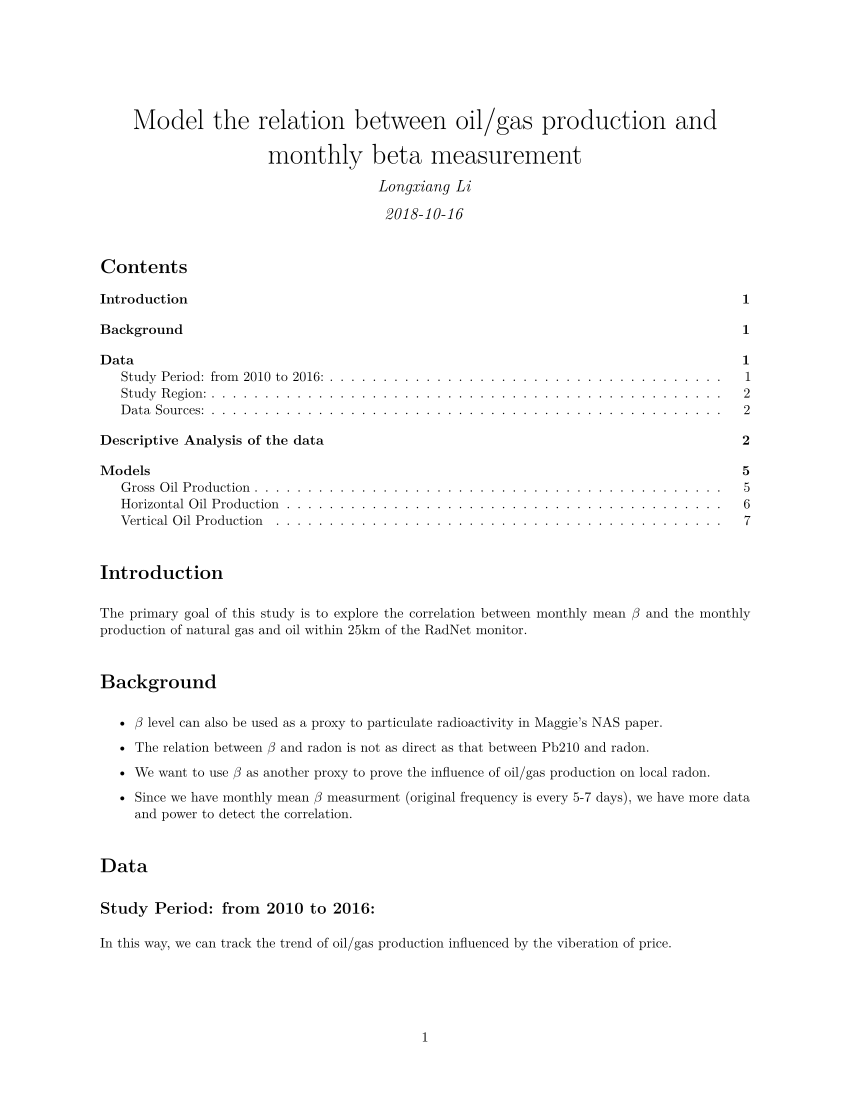

Generate this figure with R:
#' ---
#' title: "Model the relation between oil/gas production and monthly beta measurement"
#' author: "Longxiang Li"
#' date: "`r format(Sys.Date())`"
#' output: 
#'      pdf_document:
#'       toc: true
#'       fig_caption: yes
#' ---
#' #Introduction
#' The primary goal of this study is to explore the correlation between monthly mean $\beta$
#' and the monthly production of natural gas and oil within 25km of the RadNet monitor.
#+ Load libraries and data, echo=F, message=F
library(dplyr)
library(lme4)
library(nlme)
library(ggplot2)
load(here::here("data","beta_gas_oil_25.RData"))
#' # Background
#' 
#' * $\beta$ level can also be used as a proxy to particulate radioactivity in Maggie's NAS paper.
#' 
#' * The relation between $\beta$ and radon is not as direct as that between Pb210 and radon.
#' 
#' * We want to use $\beta$ as another proxy to prove the influence of oil/gas production on local radon.
#' 
#' * Since we have monthly mean $\beta$ measurment (original frequency is every 5-7 days), we have more data
#' and power to detect the correlation.
#' 
#'# Data 
#'
#' ##Study Period: from 2010 to 2016:
#' 
#'  In this way, we can track the trend of oil/gas
#'production influenced by the viberation of price.
#'
#' ##Study Region: 
#' 
#' Lower 48 states of the U.S
#' 
#' ## Data Sources: 
#' 
#' ### Oil/Gas production data:
#' 
#' We colleced drilling information from drillinginfo.com. From the database, we extracted the monthly gas/oil production during the study 
#' period, both horizontal and vertical drillings are included. 
#' Then we have monthly gas/oil production, number of active gas/oil wells, categorical and uncategorical within a radius of 25km from the assumed location of RadNet monitors.
#' 
#' ### $\beta$ radiation data:
#' 
#' We got $\beta$ radiation from 139 RadNet monitors every 5-7 days. To match the 
#' frequency of oil/gas production data, we calculated the monthly mean.
#' 
#' 
#' ### USGS radiation potential map:
#' 
#' We also included USGS aeroradiometric data (including Potassium, Thorium and Uranium). 
#' These information can be applied as a proxy to the cosmic radiation source.
#' 
#' ### EPA radon zone map:
#' 
#' We downloaded the EPA radon map data and join it to the assumed location of RadNet monitor. All counties of the U,S are catergorized
#' into three classes ranging from 1 with the highest radon level and 3 with the lowest. The background radon level is calculated based on soil type, weather and 
#' other information. 
#' 
#+ Data preparation, echo=F, message=F, warning=F
rad_qs_zones<-rad_qs[rad_qs$YEAR>2010,]
rad_qs_zones<-rad_qs_zones[!is.na(rad_qs_zones$mass),]
rad_qs_zones$radon<-as.numeric(as.character(rad_qs_zones$radon))

summary_result<-rad_qs_zones%>%
  group_by(city_state)%>%
  summarise(min_gas_num=min(Gas_Num,na.rm = T),
            max_gas_num=max(Gas_Num,na.rm = T),
            min_gas_prod=min(Gas_Prod,na.rm=T),
            max_gas_prod=max(Gas_Prod,na.rm=T),
            min_gas_h_prod=min(H_Gas_Prod,na.rm=T),
            max_gas_h_prod=max(H_Gas_Prod,na.rm=T),
            min_gas_v_prod=min(V_Gas_Prod,na.rm=T),
            max_gas_v_prod=max(V_Gas_Prod,na.rm=T),
            min_gas_h_num=min(H_Gas_Num,na.rm = T),
            max_gas_h_num=max(H_Gas_Num,na.rm = T),
            min_gas_v_num=min(V_Gas_Num,na.rm = T),
            max_gas_v_num=max(V_Gas_Num,na.rm = T),
            min_oil_num=min(Oil_Num,na.rm = T),
            max_oil_num=max(Oil_Num,na.rm = T),
            min_oil_prod=min(Oil_Prod,na.rm=T),
            max_oil_prod=max(Oil_Prod,na.rm=T),
            min_oil_h_prod=min(H_Oil_Prod,na.rm=T),
            max_oil_h_prod=max(H_Oil_Prod,na.rm=T),
            min_oil_v_prod=min(V_Oil_Prod,na.rm=T),
            max_oil_v_prod=max(V_Oil_Prod,na.rm=T),
            min_oil_h_num=min(H_Oil_Num,na.rm = T),
            max_oil_h_num=max(H_Oil_Num,na.rm = T),
            min_oil_v_num=min(V_Oil_Num,na.rm = T),
            max_oil_v_num=max(V_Oil_Num,na.rm = T),
            min_num=min(Oil_Num,na.rm = T),
            max_num=max(Oil_Num,na.rm = T),
            mean_beta=mean(beta,na.rm=T),
            n_lead_210=length(Lead_210[!is.na(Lead_210)]),
            lead_range=paste(range(Date[!is.na(Lead_210)]),collapse = "~"),
            n_beta=length(beta),
            beta_range=paste(range(Date[!is.na(beta)]),collapse = "~"),
            gas_range=paste(range(Date[Gas_Num>0]),collapse = "~"),
            oil_range=paste(range(Date[Gas_Num>0]),collapse = "~")
  )

#+ Transform the variables, echo=F, message=F, warning=F
rad_qs_zones$log_beta<-log(rad_qs_zones$beta)
rad_qs_zones$btpm<-rad_qs_zones$beta/rad_qs_zones$mass
rad_qs_zones$logbtpm<-rad_qs_zones$log_beta/rad_qs_zones$mass
rad_qs_zones$radon<-as.numeric(as.character(rad_qs_zones$radon))
rad_qs_zones$gas_field<-rad_qs_zones$city_state%in%unique(summary_result[summary_result$max_gas_prod>0,]$city_state)
rad_qs_zones$oil_field<-rad_qs_zones$city_state%in%unique(summary_result[summary_result$max_oil_prod>0,]$city_state)

#'# Descriptive Analysis of the data
#' From the boxplot of $\beta$ against radon zones, we can find that $\beta$ is also
#' negatively related with radon zones. This's similar with Pb-210, but the variation of 
#' $\beta$ is wilder.
#' 
#' From the boxplotof $\beta$ against oil/gas field, we can find that $\beta$ in oil/gas
#' filed is higher than that non-field areas.
#' 
#' And similar with what we found in the Pb-210 dataset, the radon level of gas/oil field
#' is always lower than that of non-field areas.
#' 
#' So, we can guess that the production of oil/gas may change the local relation between
#' the EPA radon zone estimate and the $\beta$ (a proxy to the real radon level).
#' 
#+ Descriptive statistics of the data, echo=F, message=F, fig.width=16, fig.height=9
ggplot(data=rad_qs_zones,aes(x=radon,y=beta,group=radon))+geom_boxplot()
summary(lm(beta~oil_field, data=rad_qs_zones))
summary(lm(beta~gas_field, data=rad_qs_zones))


g1<-ggplot(data=rad_qs_zones,aes(x=oil_field,y=beta,group=oil_field))+geom_boxplot()
g2<-ggplot(data=rad_qs_zones,aes(x=gas_field,y=beta,group=gas_field))+geom_boxplot()
cowplot::plot_grid(g1,g2)
summary(lm(beta~oil_field,data=rad_qs_zones))

rad_qs_zones%>%group_by(oil_field)%>%summarise(mean_radon=mean(radon))
rad_qs_zones%>%group_by(gas_field)%>%summarise(mean_radon=mean(radon))

h1<-ggplot(data=rad_qs_zones,aes(x=Gas_Prod))+geom_histogram()
h2<-ggplot(data=rad_qs_zones,aes(x=Oil_Prod))+geom_histogram()
h3<-ggplot(data=rad_qs_zones,aes(x=beta))+geom_histogram()
h4<-ggplot(data=rad_qs_zones,aes(x=radon))+geom_histogram()
cowplot::plot_grid(h1,h2,h3,h4)

#'# Models
#'Mixed effects models are used in this report to model the correlation between our 
#'variable of interest and the $\beta$. Our variables of interest are always set as
#' fixed effect while random intercepts are assigned to each RadNet monitor. In addition,
#' radon zone is also set as fixed effect. To check the significance of our fixed effect,
#' a bootstrp confidence interval is calculated. In addition, a likelihood-ratio test is also
#' applied here. 
#' 
#' ## Gross Oil Production
#' 
#' Without log-transformation, gross oil is weakly correlated with local $\beta$ level.
#' After the log-tranformation, gross oil production is not significantly correlated with the 
#' local $\beta$ level.
#+ Check the effect of gross oil production,message=F
lm_basic<-lmer(beta~radon+Thmeans+MONTH+YEAR+(1|city_state),data=rad_qs_zones,REML = T)
lm_oil_prod<-lmer(beta~radon+Thmeans+Oil_Prod+MONTH+YEAR+(1|city_state),data=rad_qs_zones,REML = T)
confint(lm_oil_prod,parm ="Oil_Prod",method="boot",boot.type="perc")
anova(lm_basic,lm_oil_prod)

lm_log_basic<-lmer(log_beta~radon+Thmeans+MONTH+YEAR+(1|city_state),data=rad_qs_zones,REML = T)
lm_log_oil_prod<-lmer(log_beta~radon+Thmeans+Oil_Prod+MONTH+YEAR+(1|city_state),data=rad_qs_zones,REML = T)
confint(lm_log_oil_prod,parm="Oil_Prod",method="boot")
anova(lm_log_basic,lm_log_oil_prod)

#' ## Horizontal Oil Production
#' 
#' Without log-transformation, horizontal oil production is not correlated with local $\beta$ level.
#' After the log-tranformation, gross oil production is not significantly correlated with the 
#' local $\beta$ level.
#+ Check the effect of horizontal oil production,message=F
lm_h_oil_prod<-lmer(beta~radon+Thmeans+H_Oil_Prod+MONTH+YEAR+(1|city_state),data=rad_qs_zones,REML = T)
confint(lm_h_oil_prod,parm ="H_Oil_Prod",method="boot",boot.type="perc")
anova(lm_basic,lm_h_oil_prod)

lm_log_basic<-lmer(log_beta~radon+Thmeans+MONTH+YEAR+(1|city_state),data=rad_qs_zones,REML = T)
lm_log_oil_prod<-lmer(log_beta~radon+Thmeans+Oil_Prod+MONTH+YEAR+(1|city_state),data=rad_qs_zones,REML = T)
confint(lm_log_oil_prod,parm="Oil_Prod",method="boot")
anova(lm_log_basic,lm_log_oil_prod)

#' ## Vertical Oil Production
#' 
#' Without log-transformation, vertical oil is significantly correlated with local $\beta$ level.
#' After the log-tranformation, gross oil production is not significantly correlated with the 
#' local $\beta$ level.
#+ Check the effect of vertical oil production,message=F
lm_v_oil_prod<-lmer(beta~radon+Thmeans+V_Oil_Prod+MONTH+YEAR+(1|city_state),data=rad_qs_zones,REML = T)
confint(lm_v_oil_prod,parm ="V_Oil_Prod",method="boot",boot.type="perc")
anova(lm_basic,lm_v_oil_prod)

lm_log_v_oil_prod<-lmer(log_beta~radon+Thmeans+V_Oil_Prod+MONTH+YEAR+(1|city_state),data=rad_qs_zones,REML = T)
confint(lm_log_v_oil_prod,parm="V_Oil_Prod",method="boot")
anova(lm_log_basic,lm_log_v_oil_prod)
